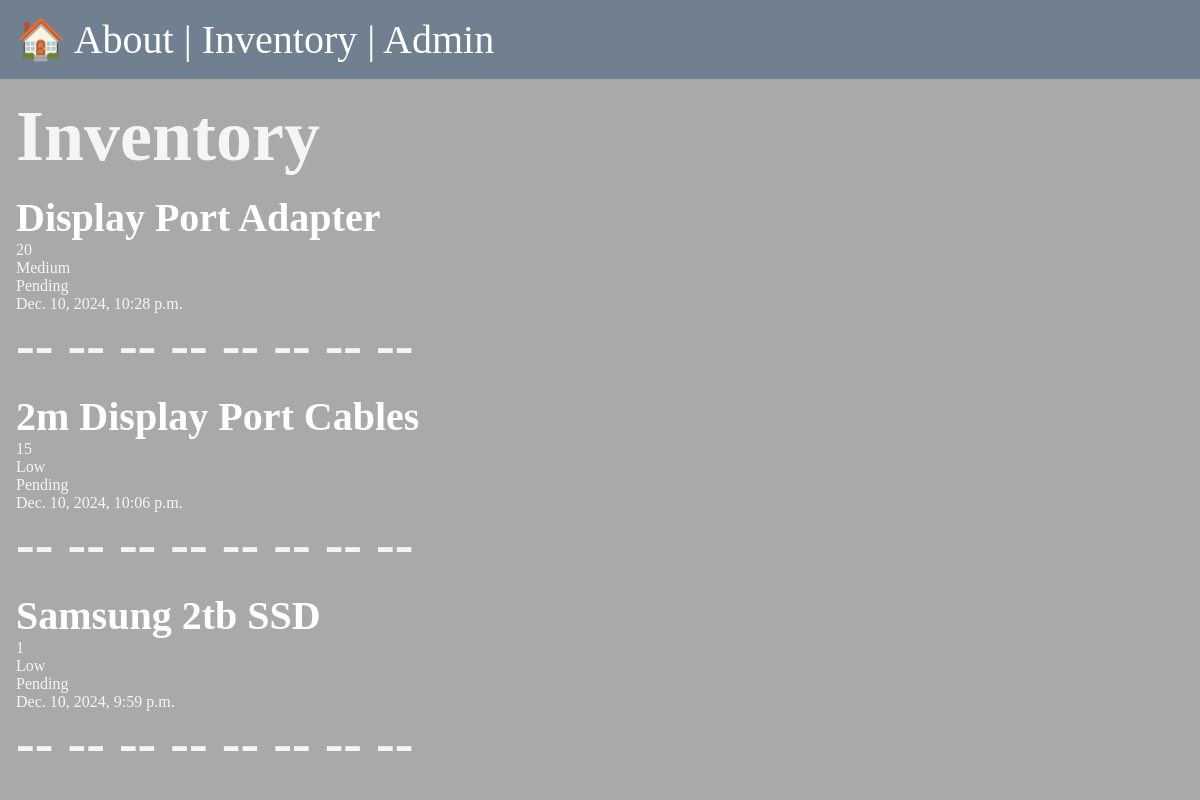
The app's page /inventory/, older data.
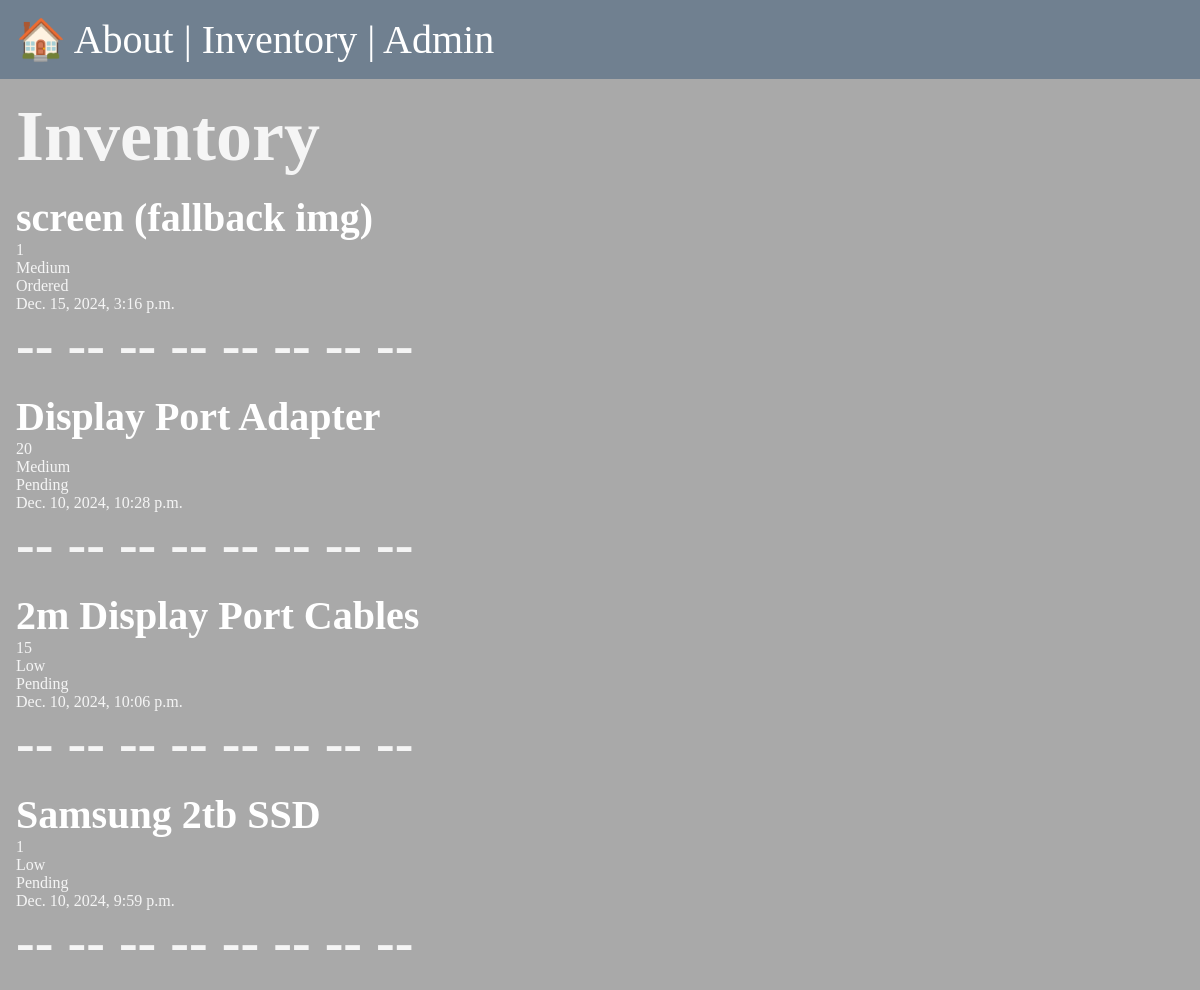
The same page, newer data.
### inventory/models.py (models this page shows, shortened)
class Stock(models.Model): # Stock is the name of the model
    id = models.AutoField(primary_key=True)
    name = models.CharField(max_length=75)
    description = models.TextField(max_length=500)
    amount = models.DecimalField(
        max_digits=10,
        decimal_places=0
    )
    IMPORTANCE_CHOICES = [
        ('Low', 'Low'),
        ('Medium', 'Medium'),
        ('High', 'High'),
    ]
    importance = models.CharField(max_length=6, choices=IMPORTANCE_CHOICES, default='Low')
    STATUS_CHOICES = [
        ('Ordered', 'Ordered'),
        ('Denied', 'Denied'),
        ('Pending', 'Pending'),
    ]
    status = models.CharField(max_length=7, choices=STATUS_CHOICES, default='Pending')
    createdAt = models.DateTimeField(auto_now_add=True)
    image = models.URLField(max_length=300, blank=True, null=True)
    banner = models.ImageField(default='fallback.png', blank=True)  # Pillow installed first using terminal
    slug = models.SlugField(unique=True)

### inventory/views.py (the view)
# urls.py: path('', views.stock_list, name = "list"), #this is the name of our link see layout.html
def stock_list(request):
    inventory = Stock.objects.all().order_by('-createdAt') # orders in a decending order of date
    return render(request, 'inventory/stock_list.html', { 'inventory': inventory }) # links to the folder and then the page in order

### inventory/templates/inventory/stock_list.html (shortened to what this page needs)
{% extends 'layout.html' %}
{% block content %}
<section>
    <h1>Inventory</h1>
    {% if inventory %}
        {% for stock in inventory %}
            <article class="stock">
                <h2>
                    <a href="{% url 'inventory:page' slug=stock.slug %}">
                        {{ stock.name }}
                    </a>
                </h2>
                <p>{{ stock.amount }}</p>
                <p>{{ stock.importance }}</p>
                <p>{{ stock.status }}</p>
                <p>{{stock.createdAt}}</p>
                <h3>-- -- -- -- -- -- -- --</h3>
            </article>
        {% endfor %}
    {% else %}
        <p>No stocks available in the inventory.</p>
    {% endif %}
</section>
{% endblock %}

### templates/layout.html (shortened to what this page needs)
<!DOCTYPE html>
{% load static %}
<html lang="en">
<head>
    <link rel='stylesheet' href='{% static 'css/style.css' %}'>
</head>
<body>
    <nav>
        <a href='/'>🏠</a>
        <a href='/about'>About</a> |
        <a href='{% url 'inventory:list' %}'>Inventory</a> |
        <a href='/admin'>Admin</a>
    </nav>
    <main>
        {% block content %}
        {% endblock %}
    </main>
</body>
</html>

### static/CSS/style.css (style rules this page uses)
* { margin: 0; padding: 0; box-sizing: border-box; }
body { min-height: 100vh; background-color: darkgrey; color: whitesmoke; font-size: 3rem; }
nav { padding: 1rem; background-color: slategray; color: white; font-size: 2.5rem; }
main { padding: 1rem; }
section { display: flex; flex-flow: column; gap: 1rem; }
h2 { font-size: 2.5rem; }
p { font-size: 1rem; }
a { text-decoration: none; color: white; }

Row changes from the older to the newer data that the page shows:
added Stock: name "screen (fallback img)", amount "1", importance "Medium", status "Ordered", createdAt "Dec. 15, 2024, 3:16 p.m."
